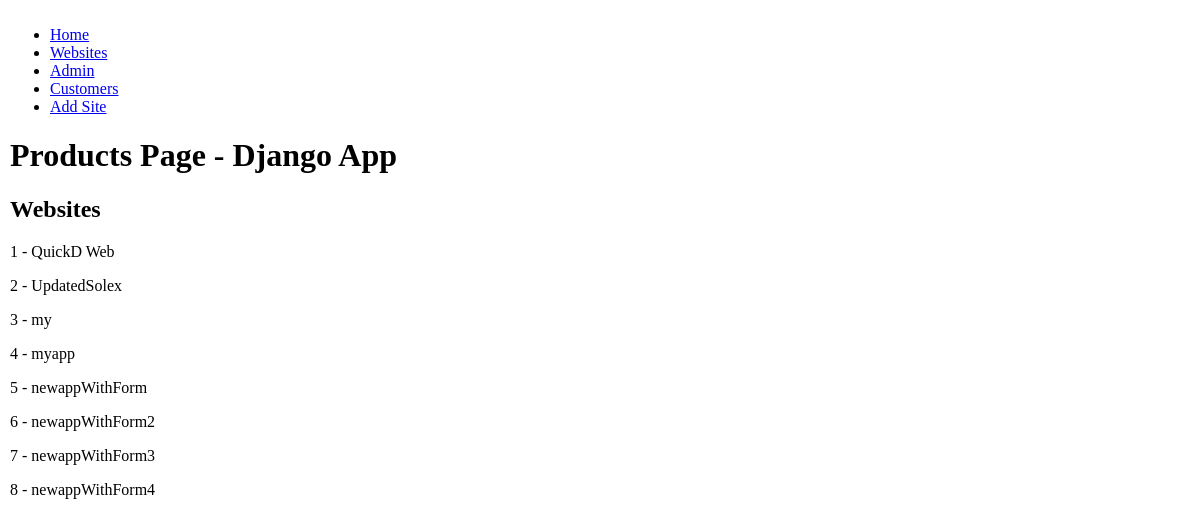
/websites/, run on an earlier commit of the app's database.
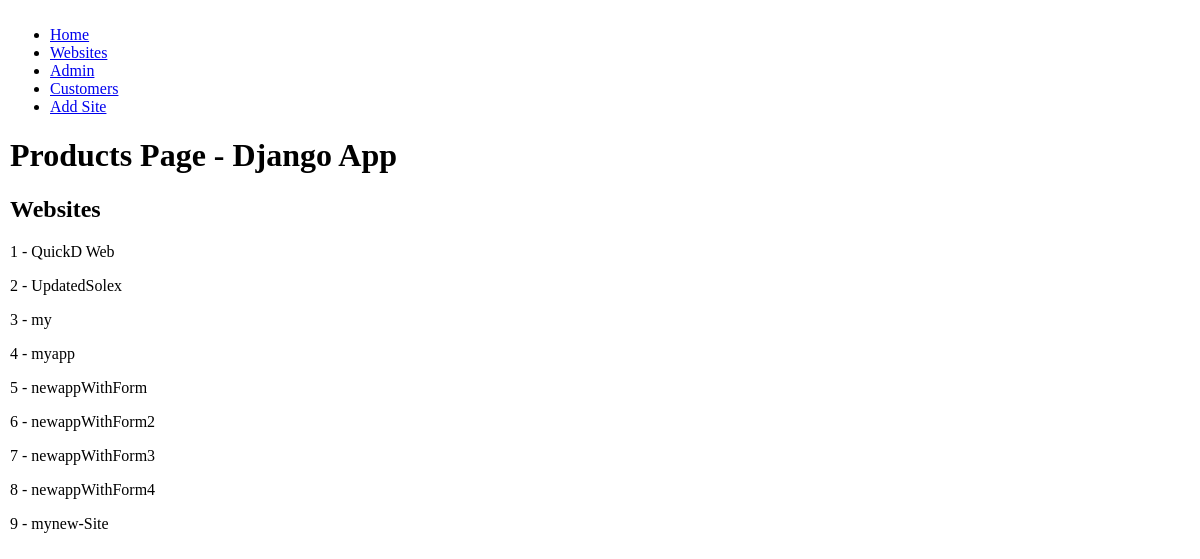
And on a later commit of the database.
### myapp/models.py (models this page shows)
class Dreamreals(models.Model):
    website = models.CharField(max_length=50)
    name = models.CharField(max_length=50)
    mail = models.EmailField(max_length=254)
    phonenumber = models.CharField(max_length=50)
    class Meta:
        db_table = 'dreamreal'
    def __str__(self):
        return self.name

### myapp/views.py (the view)
# urls.py: path('websites/', views.websites, name='websites'),
def websites(request):
    all_websites = Dreamreals.objects.all()
    return render(request, 'websites.html', {'websites': all_websites})

### myapp/templates/websites.html (shortened to what this page needs)
{% extends "index.html" %}
{% load static %}
    {% block content %}
        <h1>Products Page - Django App</h1>
        <h2>Websites</h2>
        {% for website in websites %}
            <p>{{forloop.counter}} - {{website}}</p>
        {% endfor %}
    {% endblock %}

What changed in the data, as far as the page shows it:
added Dreamreals: name "mynew-Site"
